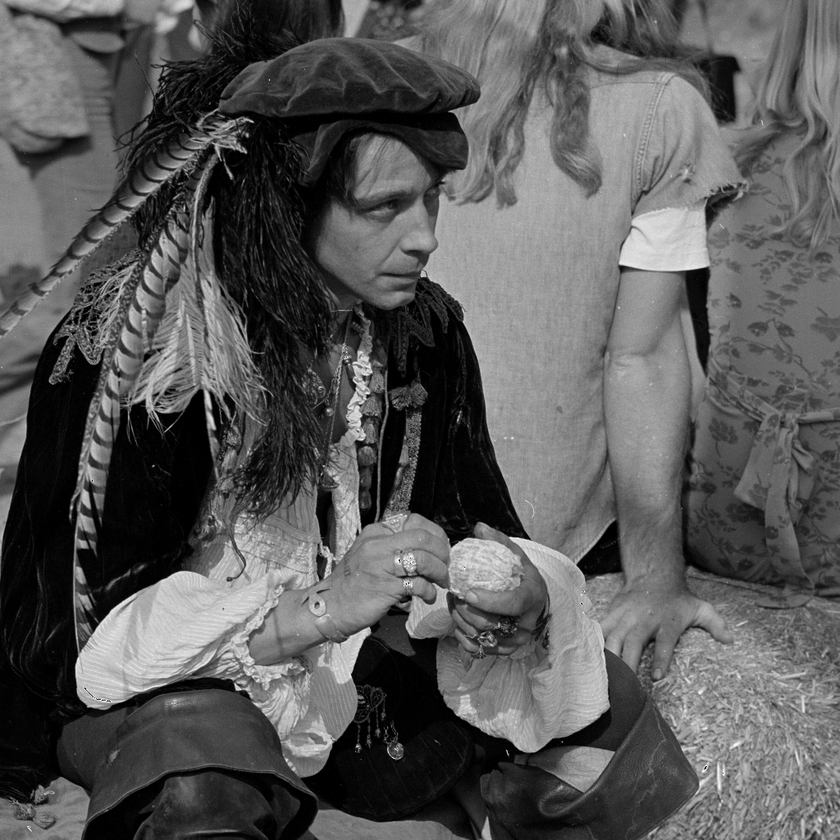
#> input picture DIP/DIP_Lab_406/images/5.3.01.tiff, 840 x 840 px, shrunk from 1024 x 1024 before the run, found by its file name
$ python 'Read and Display Images ((Grayscale, RGB and Indexed Color) with Python.py'
#> lines starting #> are read from the running program, lines starting #| are printed output that depends on the picture
import numpy as np
import matplotlib.pyplot as plt
from PIL import Image
from sklearn.cluster import KMeans

# ----------- Step 1: Load Grayscale and RGB Images -----------
# Paths to your images
gray_img_path = "/Users/abdullahnazmus-sakib/Desktop/4_1_All_Resource/DIP/DIP_Lab_406/images/5.3.01.tiff"
rgb_img_path = "/Users/abdullahnazmus-sakib/Desktop/4_1_All_Resource/DIP/DIP_Lab_406/images/4.2.07.tiff"

# Open and convert images properly
gray_img = Image.open(gray_img_path).convert('L')      # Grayscale
#> gray_img is the input picture: PIL image 840x840 L; min 0, max 255, mean 89
rgb_img = Image.open(rgb_img_path).convert('RGB')      # RGB
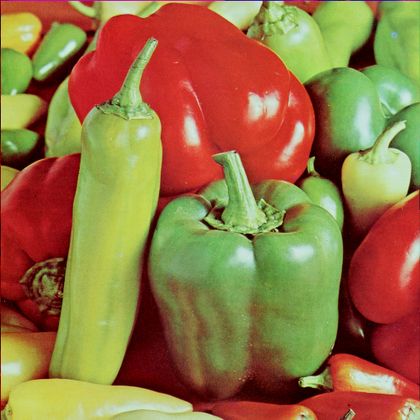
#> input picture DIP/DIP_Lab_406/images/4.2.07.tiff, 420 x 420 px, shrunk from 512 x 512 before the run, found by its file name
#> rgb_img is the input picture: PIL image 420x420 RGB; mean R, G, B 149.8, 115.6, 66.5

# Convert to NumPy arrays
gray_np = np.array(gray_img)
rgb_np = np.array(rgb_img)

# ----------- Step 2: Convert RGB to Indexed Color -----------
# Reshape RGB image to (num_pixels, 3)
pixels = rgb_np.reshape((-1, 3))

# Apply k-means clustering to quantize colors
n_colors = 16  # You can adjust this (e.g., 8, 16, 32)
kmeans = KMeans(n_clusters=n_colors, random_state=42)
labels = kmeans.fit_predict(pixels)
palette = kmeans.cluster_centers_.astype(np.uint8)

# Map each pixel to its closest palette color
indexed_img = palette[labels].reshape(rgb_np.shape)
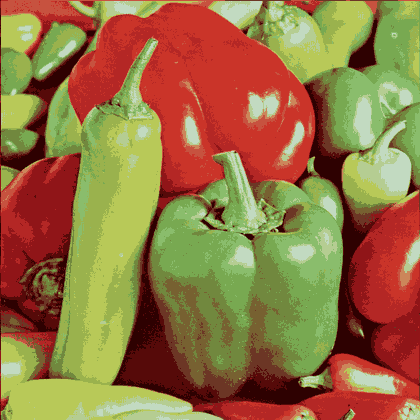
#> indexed_img: shape (420, 420, 3); mean R, G, B 149.5, 115.1, 65.9

# ----------- Step 3: Display All Images -----------
plt.figure(figsize=(18, 6))

# Grayscale
plt.subplot(1, 3, 1)
plt.imshow(gray_np, cmap='gray')
plt.title("Grayscale Image")
plt.axis('off')

# Original RGB
plt.subplot(1, 3, 2)
plt.imshow(rgb_np)
plt.title("Original RGB Image")
plt.axis('off')

# Indexed Color Image
plt.subplot(1, 3, 3)
plt.imshow(indexed_img)
plt.title(f"Indexed Color Image ({n_colors} colors)")
plt.axis('off')

plt.tight_layout()
plt.show()
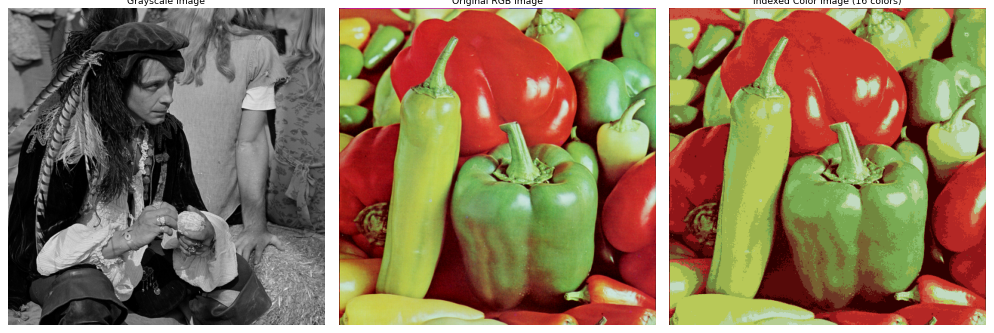
#> figure drawn by matplotlib, 3 panels
